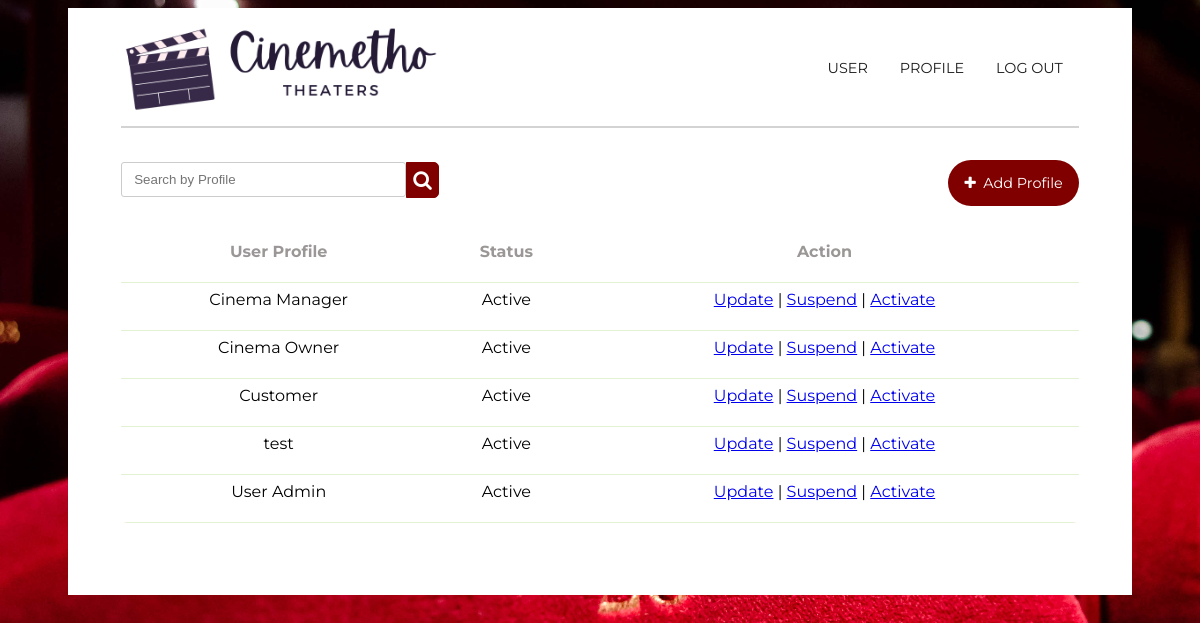
The page /cinemetho/Boundary/userAdmin.php on the database its author committed.
### tables this page shows
CREATE TABLE `userprofile` (
  `userProfile_ID` int(10) NOT NULL,
  `upName` varchar(100) NOT NULL,
  `profile_status` varchar(100) NOT NULL DEFAULT 'Active'
);

### cinemetho/config.php (called while the page is built, shortened)
<?php
class DB {
  function __construct() {
      $this->conn = mysqli_connect(HOST, USER, PASS, DB);
  }
}
?>

### cinemetho/Entity/UserAccountEntity.php (called while the page is built, shortened)
<?php
include_once("../config.php");
class UserAccount
{
    public function getUserProfiles()
    {
        $conn = mysqli_connect(HOST, USER, PASS, DB);
        $query = "SELECT userProfile_ID, upName, profile_status FROM userProfile ORDER BY upName ASC";
        $result = mysqli_query($conn, $query);
        $userProfiles = array();
        while ($row = mysqli_fetch_assoc($result)) {
            $userProfiles[] = $row;
        }
        return $userProfiles;
    }
}

### cinemetho/Controller/getUserProfileCtl.php (called while the page is built)
<?php
include_once("../Entity/UserAccountEntity.php");
class getUserProfiles
{
    public function getUserProfiles()
    {
        $vuc = new UserAccount();
        $results = $vuc->getUserProfiles();
        return $results;
    }
}

### cinemetho/Boundary/userAdmin.php (the view, shortened to what this page needs)
<?php
include_once("../Controller/getUserProfileCtl.php");
$userProfileCtl = new getUserProfiles();
$userProfiles = $userProfileCtl->getUserProfiles();
?>
<!DOCTYPE html>
<html>
<head>
    <link rel="stylesheet" href="../ua_style.css">
    <link rel="stylesheet" href="https://cdnjs.cloudflare.com/ajax/libs/font-awesome/4.7.0/css/font-awesome.min.css">
</head>
<div class="white-box">
    <section>
        <div class="container1">
            <div class="logo">
                <img src="../Images/cinemethologo.jpeg">
            </div>
            <div class="topnav">
                <a href="index.php" onclick="logout()">LOG OUT</a>
                <a href="userAdmin.php">PROFILE</a>
                <a href="manageUser.php">USER</a>
            </div>
        </div>
    </section>
    <hr>
    <br>
    <br>
    <div class="container1" style="margin-top: -3%; margin-bottom: 3%; ">
        <div class="search">
            <input type="text" class="searchTerm" id="search" placeholder="Search by Profile">
            <button type="submit" class="searchButton">
                <i class="fa fa-search"></i>
            </button>
        </div>
        <div class="topnav" style="margin-top: 1%;">
            <a1 onclick="location.href='addUserProfile.php'" style="margin-left: 5%;">
                <i class="fa fa-plus" aria-hidden="true"></i>&nbsp;&nbsp;Add Profile
            </a1>
        </div>
    </div>
    <table id="profileTable" class="CMtable" style="width:100%">
        <tr>
            <th>User Profile</th>
            <th>Status</th>
            <th>Action</th>
        </tr>
        <?php foreach ($userProfiles as $userprofile) { ?>
    <tr>
        <td contenteditable="true" id="profileTable" class="CMtable"><?php echo is_array($userprofile) ? $userprofile['upName'] : $userprofile; ?></td>
        <td contenteditable="true" id="profileTable" class="CMtable"><?php echo is_array($userprofile) ? $userprofile['profile_status'] : $userprofile; ?></td>
        <td>
            <a href="updateUserProfile.php?userProfile_ID=<?php echo $userprofile['userProfile_ID']; ?>">Update</a> |
            <a href="suspendUserProfile.php?userProfile_ID=<?php echo $userprofile['userProfile_ID']; ?>" onClick="return confirm('Are you sure you want to suspend?')">Suspend</a> |
            <a href="activateUserProfile.php?userProfile_ID=<?php echo $userprofile['userProfile_ID']; ?>" onClick="return confirm('Are you sure you want to activate?')">Activate</a>
        </td>
    </tr>
<?php } ?>
    </table>
    <br>
</div>
</body>
</html>

### cinemetho/ua_style.css (style rules this page uses)
.topnav { overflow: hidden; }
.topnav a { float: right; color: #1e1d1d; text-align: center; padding: 14px 16px; text-decoration: none; font-size: 90%; font-family: 'Montserrat', sans-serif; }
.container1 { display: grid; align-items: center; grid-template-columns: 30ch auto; column-gap: 10%; padding-top: 1%; }
.container1 img { max-width: 100%; max-height: 100%; }
.white-box { background-color: white; color: black; padding-left: 5%; padding-right: 5%; padding-bottom: 5%; }
table { border-collapse: separate; }
td, th { padding-left: 1.5%; padding-right: 1.5%; padding-bottom: 1.5%; }
input[type=text] { width: 200%; margin-bottom: 20px; padding: 12px; border: 1px solid #ccc; border-radius: 3px; }
hr { border: 1px solid lightgrey; }
.search { width: 100%; position: relative; display: flex; height: 36px; }
.searchTerm { width: 100%; border: 3px solid #800000; border-right: none; padding: 5px; height: 20px; border-radius: 5px 0 0 5px; outline: #800000; color: #800000; height: 25%; }
.searchButton { width: 40px; height: 100%; border: 1px solid #800000; background: #800000; text-align: center; color: #fff; border-radius: 0 5px 5px 0; cursor: pointer; font-size: 20px; }
table.CMtable { border-spacing: 1; border-collapse: collapse; background:rgb(255, 255, 255); border-radius:6px; overflow:hidden; width:100%; margin:0 auto; position:relative; }
table.CMtable td,th { padding-left:8px; text-align: center; vertical-align: middle; position: relative; }
table.CMtable th { height:20%; background-color: white; font-size:16px; text-align: center; color:#9c9797; }
table.CMtable tbody tr { height:48px; border-bottom:1px solid #E3F1D5 ; }
.topnav a1 { float: right; color: #ffffff; text-align: center; padding: 14px 16px; text-decoration: none; font-size: 90%; font-family: 'Montserrat', sans-serif; border-radius: 25px; background-color: #800000; }

### rows shown on the page
userprofile: upName "Cinema Manager", profile_status "Active"
userprofile: upName "Cinema Owner", profile_status "Active"
userprofile: upName "Customer", profile_status "Active"
userprofile: upName "test", profile_status "Active"
userprofile: upName "User Admin", profile_status "Active"
